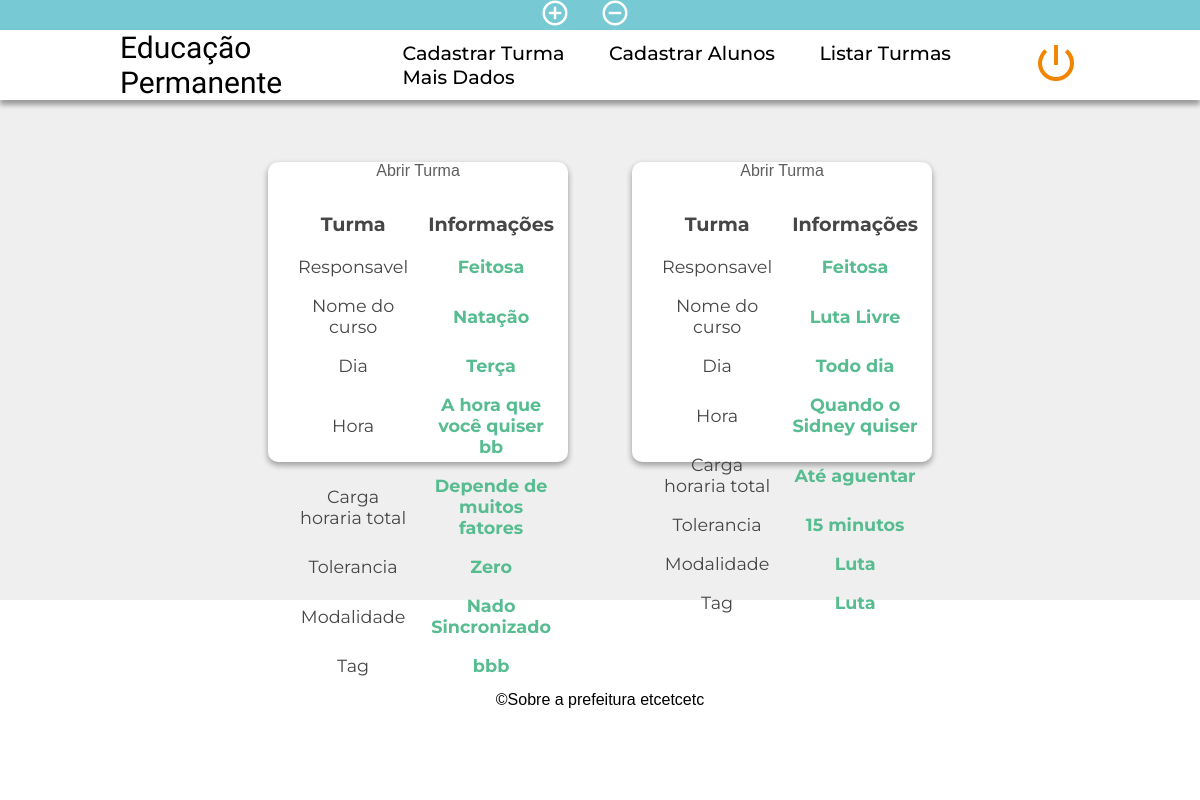
Screenshot of /listaturma (signed in) with the database file from the repository.
### tables this page shows
CREATE TABLE turma(
id_turma INTEGER PRIMARY KEY AUTOINCREMENT,
id_responsavel INTEGER NOT NULL,
nome_do_curso VARCHAR(50) NOT NULL,
dia VARCHAR(50) NOT NULL,
hora VARCHAR(50) NOT NULL,
carga_horaria_total VARCHAR(50) NOT NULL,
tolerancia VARCHAR(50) NOT NULL,
modalidade VARCHAR(50) NOT NULL,
turma_tag VARCHAR(50) NOT NULL,
FOREIGN KEY (id_responsavel) REFERENCES user(id)
);

CREATE TABLE user (
id INTEGER PRIMARY KEY,
usuario TEXT NOT NULL,
email TEXT NOT NULL,
senha TEXT NOT NULL,
adm INTEGER DEFAULT 0 NOT NULL,
gestor INTEGER DEFAULT 0 NOT NULL,
coordenador INTEGER DEFAULT 0 NOT NULL,
propositor INTEGER DEFAULT 0 NOT NULL,
cursista INTEGER DEFAULT 0 NOT NULL,
apoiador INTEGER DEFAULT 0 NOT NULL
);

### pref.py (the view)
@app.route("/listaturma")
def listarturma():
    banco = Banco()
    return render_template('listaturma.html', eventos = banco.listarTurma())

### db_create.py (called while the page is built)
    def listarTurma(self):
        with sqlite3.connect('db1.db') as connection:
            cursor = connection.cursor()
            lista = ("SELECT * FROM turma INNER JOIN user ON turma.id_responsavel = user.id")
            result = cursor.execute(lista).fetchall()
        return result

### templates/listaturma.html (shortened to what this page needs)
{% extends "base/base.html" %}
{% block content %}
    <div class="card-container">
        {% for evento in eventos %}
        <div class="card">
            <table class="card-list">
                <tr>
                    <th>Turma</th>
                    <th>Informações</th>
                </tr>
                    <tr>
                        <td class="name">Responsavel</td>
                        <td class="value">{{evento[10]}}</td>
                    </tr>
                    <tr>
                        <td class="name">Nome do curso</td>
                        <td class="value">{{evento[2]}}</td>
                    </tr>
                    <tr>
                        <td class="name">Dia</td>
                        <td class="value">{{evento[3]}}</td>
                    </tr>
                    <tr>
                        <td class="name">Hora</td>
                        <td class="value">{{evento[4]}}</td>
                    </tr>
                    <tr>
                        <td class="name">Carga horaria total</td>
                        <td class="value">{{evento[5]}}</td>
                    </tr>
                    <tr>
                        <td class="name">Tolerancia</td>
                        <td class="value">{{evento[6]}}</td>
                    </tr>
                    <tr>
                        <td class="name">Modalidade</td>
                        <td class="value">{{evento[7]}}</td>
                    </tr>
                    <tr>
                        <td class="name">Tag</td>
                        <td class="value">{{evento[8]}}</td>
                    </tr>
                    <tr>
                        <a href="listaturma/{{evento[2]}}" class="middle" title="Abrir Turma">Abrir Turma</a>
                    </tr>
            </table>
        </div>
        {% endfor %}
    </div>
{% endblock %}

### static/css/main.css (style rules this page uses)
:root { --margin-cards: 30px; --margin-mobile-navbar: 6em; --main-background-color: #efefef; --acessibility-color: #77c9d4; --elements-color: #57bc90; --elements-second-color: #f28500; --slide-navbar-color: rgba(100, 100, 100, 0.9); }
* { box-sizing: border-box; padding: 0; margin: 0; }
body { font-family: Arial, Helvetica, sans-serif; }
li, a { font-weight: 500; font-size: 16px; color: #5d5d5d; text-decoration: none; }
.card-container { margin-top: var(--margin-cards); display: flex; justify-content: center; flex-wrap: wrap; }
.card { position: relative; background: #fff; border-radius: 10px; height: 300px; width: 300px; box-shadow: 0 3px 6px rgba(0, 0, 0, 0.16), 0 3px 6px rgba(0, 0, 0, 0.23); transition: all 0.6s cubic-bezier(.25, .8, .25, 1); margin: 2rem; }
.card-list { font-family: 'Montserrat', sans-serif; padding: 20px; }
.card-list tr th { padding: 10px; font-size: 1.2em; }
.card-list tr td { font-size: 1.1em; padding: 8px; }
.card-list .value { color: var(--elements-color); font-weight: 700; }

### rows the page displays
turma: usuario "Feitosa", nome_do_curso "Natação", dia "Terça", hora "A hora que você quiser bb", carga_horaria_total "Depende de muitos fatores", tolerancia "Zero", modalidade "Nado Sincronizado", turma_tag "bbb"
turma: usuario "Feitosa", nome_do_curso "Luta Livre", dia "Todo dia", hora "Quando o Sidney quiser", carga_horaria_total "Até aguentar", tolerancia "15 minutos", modalidade "Luta", turma_tag "Luta"
